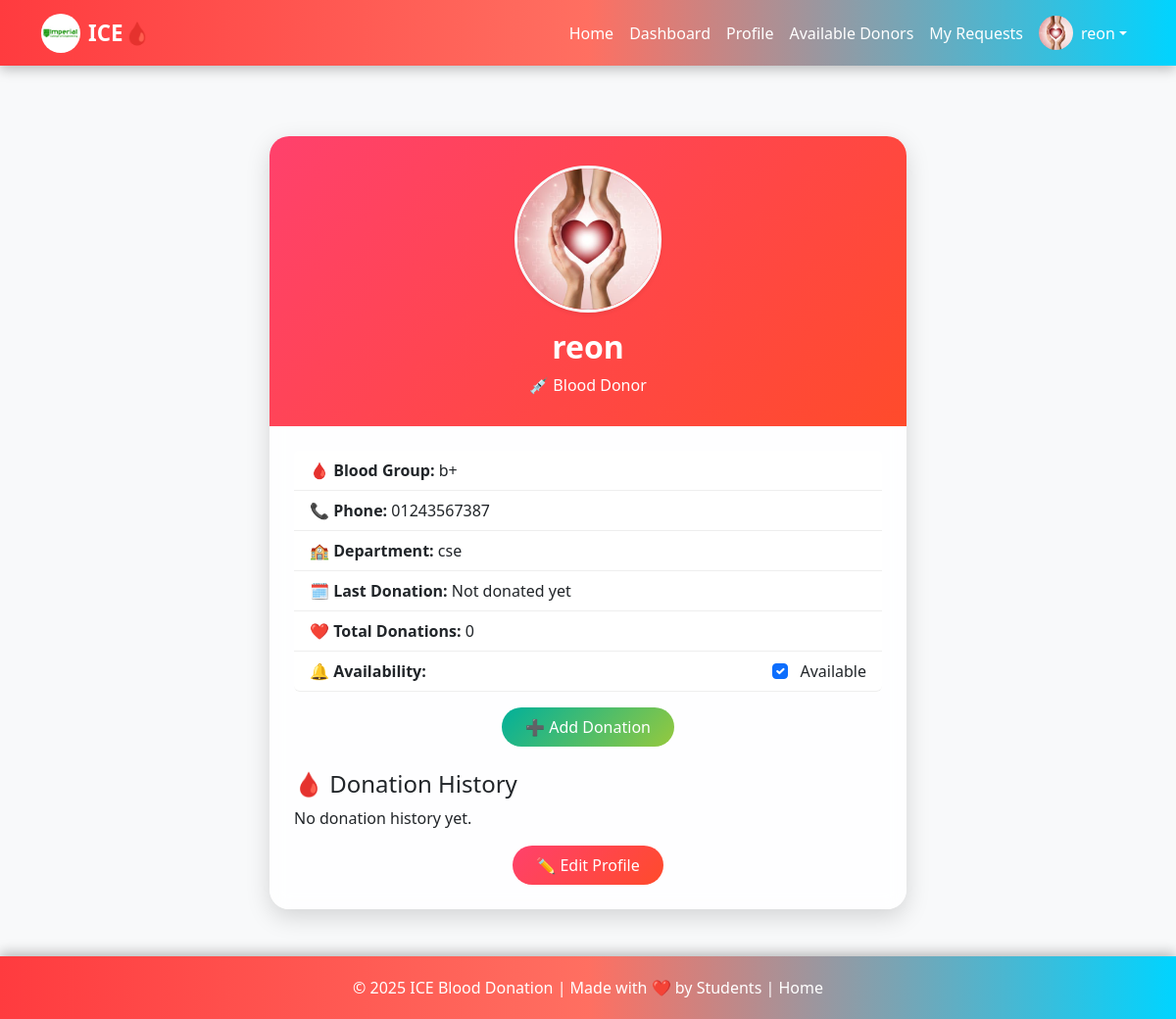
Before: /profile/ (signed in) with the older database file.
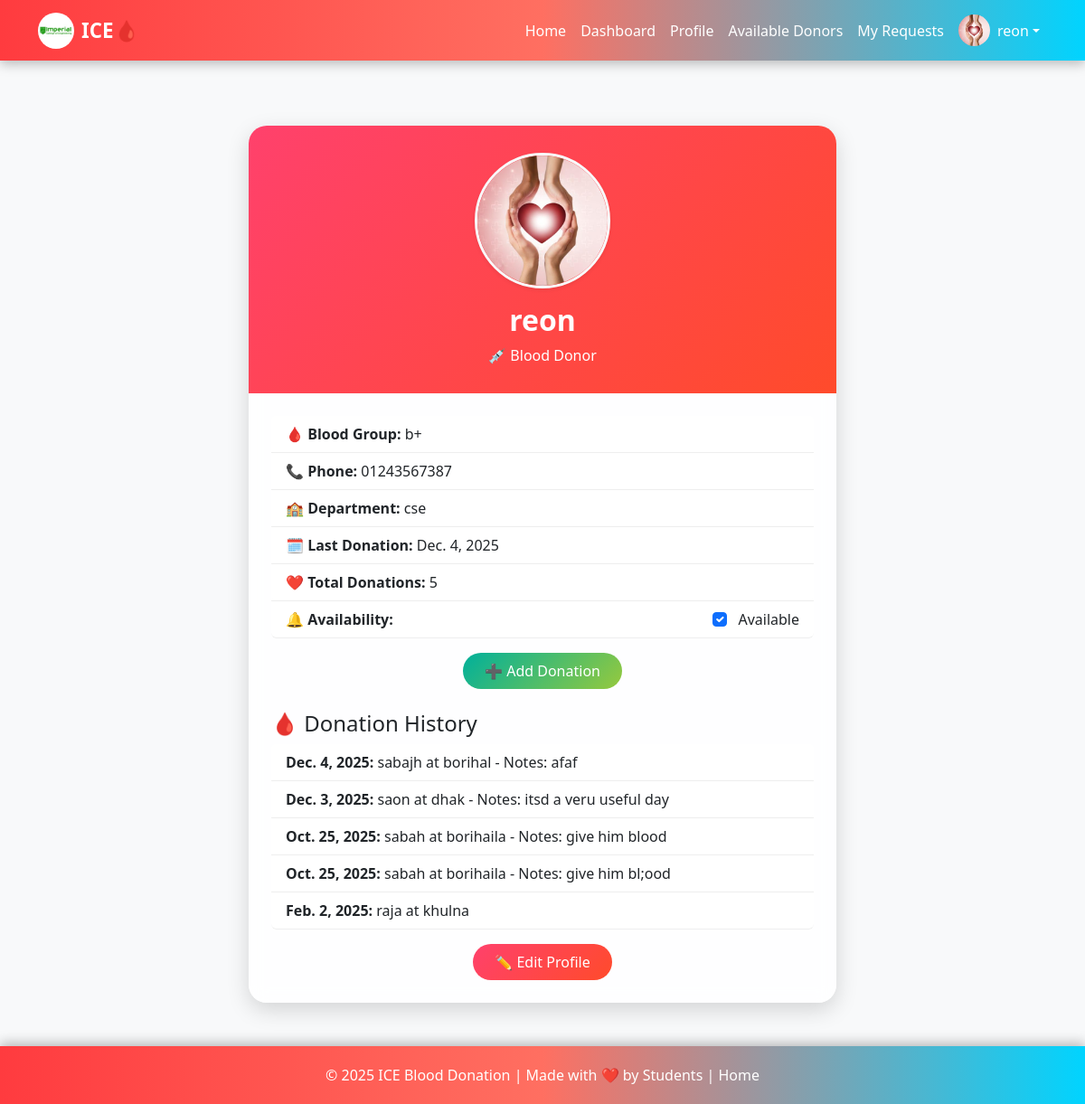
After: the same page with the newer database file.
### blood/models.py (models this page shows, shortened)
class Donor(models.Model):
    user = models.OneToOneField(User, on_delete=models.CASCADE)
    blood_group = models.CharField(max_length=5)
    phone = models.CharField(max_length=15)
    department = models.CharField(max_length=100)
    available = models.BooleanField(default=True)
    last_donation_date = models.DateField(null=True, blank=True)
    donation_count = models.IntegerField(default=0)
    profile_pic = models.ImageField(upload_to='profile_pics/', null=True, blank=True)

class DonationHistory(models.Model):
    donor = models.ForeignKey(Donor, on_delete=models.CASCADE, related_name='donations')
    receiver_name = models.CharField(max_length=100, blank=True)
    location = models.CharField(max_length=200, blank=True)
    date = models.DateField(default=timezone.now)
    notes = models.TextField(blank=True)

### blood/views.py (the view)
# urls.py: path('profile/', views.profile, name='profile'),
@login_required
def profile(request):
    try:
        donor_profile = Donor.objects.get(user=request.user)
    except Donor.DoesNotExist:
        return redirect('create_donor_profile')
    last_donation = DonationHistory.objects.filter(donor=donor_profile).order_by('-date').first()
    donor_profile.last_donation_date = last_donation.date if last_donation else None
    donor_profile.donation_count = DonationHistory.objects.filter(donor=donor_profile).count()
    return render(request, 'blood/profile.html', {'donor_profile': donor_profile})

### blood/templates/blood/profile.html (shortened to what this page needs)
{% extends 'blood/base.html' %}
{% block content %}
<div class="container py-5">
    {% if donor_profile %}
    <div class="profile-card mx-auto" style="max-width: 650px;">
        <div class="profile-header text-center">
            <img src="{% if donor_profile.profile_pic %}{{ donor_profile.profile_pic.url }}{% else %}https://via.placeholder.com/150{% endif %}"
                 class="rounded-circle border border-3 border-light shadow-sm mb-3"
                 style="width:150px; height:150px; object-fit:cover;" alt="Profile Picture">
            <h2>{{ request.user.username }}</h2>
            <p class="mb-0">💉 Blood Donor</p>
        </div>
        <div class="profile-body">
            <ul class="list-group mb-3">
                <li class="list-group-item"><strong>🩸 Blood Group:</strong> {{ donor_profile.blood_group }}</li>
                <li class="list-group-item"><strong>📞 Phone:</strong> {{ donor_profile.phone }}</li>
                <li class="list-group-item"><strong>🏫 Department:</strong> {{ donor_profile.department }}</li>
                <li class="list-group-item"><strong>🗓 Last Donation:</strong> {{ donor_profile.last_donation_date|default:"Not donated yet" }}</li>
                <li class="list-group-item"><strong>❤️ Total Donations:</strong> {{ donor_profile.donation_count }}</li>
                <li class="list-group-item d-flex align-items-center justify-content-between">
                    <strong>🔔 Availability:</strong>
                    <div>
                        <input type="checkbox" id="availabilityToggle" class="form-check-input"
                               {% if donor_profile.available %}checked{% endif %}>
                        <label for="availabilityToggle" class="ms-2">{{ donor_profile.available|yesno:"Available,Not Available" }}</label>
                    </div>
                </li>
            </ul>
            <div class="text-center mb-3">
                <a href="{% url 'add_donation' %}" class="btn btn-success px-4 py-2">➕ Add Donation</a>
            </div>
            <h4 class="mt-4">🩸 Donation History</h4>
            {% if donor_profile.donations.exists %}
                <ul class="list-group mb-3">
                    {% for donation in donor_profile.donations.all|dictsortreversed:"date" %}
                    <li class="list-group-item">
                        <strong>{{ donation.date }}:</strong>
                        {% if donation.receiver_name %}{{ donation.receiver_name }}{% else %}Unknown{% endif %}
                        at {% if donation.location %}{{ donation.location }}{% else %}Unknown Location{% endif %}
                        {% if donation.notes %}- Notes: {{ donation.notes }}{% endif %}
                    </li>
                    {% endfor %}
                </ul>
            {% else %}
                <p>No donation history yet.</p>
            {% endif %}
            <div class="text-center">
                <a href="{% url 'edit_profile' %}" class="btn btn-primary px-4 py-2">✏️ Edit Profile</a>
            </div>
        </div>
    </div>
    {% endif %}
</div>
{% endblock %}

### blood/templates/blood/base.html (shortened to what this page needs)
{% load static %}
<!DOCTYPE html>
<html lang="en">
<head>
    <link href="https://cdn.jsdelivr.net/npm/bootstrap@5.3.2/dist/css/bootstrap.min.css" rel="stylesheet">
</head>
<body>
<nav class="navbar navbar-expand-lg navbar-dark navbar-custom">
    <div class="container">
        <a class="navbar-brand" href="{% url 'dashboard' %}">
            <img src="{% static 'blood/images/ice logo.jpg' %}" alt="College Logo">
            ICE🩸
        </a>
        <div class="collapse navbar-collapse" id="navbarNav">
            <ul class="navbar-nav ms-auto align-items-center">
                <li class="nav-item"><a class="nav-link" href="{% url 'home' %}">Home</a></li>
                {% if user.is_authenticated %}
                    <li class="nav-item"><a class="nav-link" href="{% url 'dashboard' %}">Dashboard</a></li>
                    <li class="nav-item"><a class="nav-link" href="{% url 'profile' %}">Profile</a></li>
                    <li class="nav-item"><a class="nav-link" href="{% url 'donor_list' %}">Available Donors</a></li>
                    <li class="nav-item"><a class="nav-link" href="{% url 'donor_requests' %}">My Requests</a></li>
                    <li class="nav-item dropdown">
                        <a class="nav-link dropdown-toggle d-flex align-items-center" href="#" id="navbarDropdown" role="button" data-bs-toggle="dropdown" aria-expanded="false">
                            {% if user.donor.profile_pic %}
                                <img src="{{ user.donor.profile_pic.url }}" alt="Profile" class="navbar-profile-pic me-2">
                            {% else %}
                                <img src="https://via.placeholder.com/35" alt="Profile" class="navbar-profile-pic me-2">
                            {% endif %}
                            {{ user.username }}
                        </a>
                    </li>
                {% else %}
                    <li class="nav-item"><a class="nav-link" href="{% url 'login' %}">Login</a></li>
                    <li class="nav-item"><a class="nav-link" href="{% url 'register' %}">Register</a></li>
                {% endif %}
            </ul>
        </div>
    </div>
</nav>
<div class="content-wrapper container mt-4">
    {% block content %}{% endblock %}
</div>
<footer class="footer">
    <div class="container-fluid text-center">
        &copy; {{ year|default:2025 }} ICE Blood Donation | Made with ❤️ by Students | <a href="{% url 'home' %}">Home</a>
    </div>
</footer>
</body>
</html>

### blood/templates/blood/base.html (style rules this page uses)
html, body { margin: 0; padding: 0; min-height: 100vh; display: flex; flex-direction: column; background-color: #f8f9fa; }
.content-wrapper { flex: 1; }
.navbar-profile-pic { width: 35px; height: 35px; object-fit: cover; border-radius: 50%; }
.navbar-custom { background: linear-gradient(90deg, #ff3b3f, #ff6f61, #00d4ff); box-shadow: 0 4px 12px rgba(0,0,0,0.25); transition: 0.3s; }
.navbar-custom .nav-link { color: #fff; font-weight: 500; transition: 0.3s; }
.navbar-brand { font-weight: 700; font-size: 1.4rem; display: flex; align-items: center; }
.navbar-brand img { border-radius: 50%; margin-right: 8px; width: 40px; height: 40px; object-fit: cover; }
.footer { background: linear-gradient(90deg, #ff3b3f, #ff6f61, #00d4ff); color: #fff; padding: 20px 0; text-align: center; box-shadow: 0 -4px 12px rgba(0,0,0,0.25); width: 100%; }
.footer a { color: #fff; text-decoration: none; }

### blood/templates/blood/profile.html (style rules this page uses)
.profile-card { background: rgba(255, 255, 255, 0.85); backdrop-filter: blur(10px); border-radius: 20px; box-shadow: 0 8px 25px rgba(0,0,0,0.15); overflow: hidden; }
.profile-header { background: linear-gradient(135deg, #ff416c, #ff4b2b); color: white; padding: 30px 0; }
.profile-header h2 { font-weight: 600; }
.profile-body { padding: 25px; }
.list-group-item { border: none; border-bottom: 1px solid #eee; }
.btn-primary, .btn-success { border: none; border-radius: 30px; transition: 0.3s; }
.btn-primary { background: linear-gradient(135deg, #ff416c, #ff4b2b); }
.btn-success { background: linear-gradient(135deg, #00b09b, #96c93d); }
#availabilityToggle { cursor: pointer; }

Changed rows visible on the page:
changed Donor "cse": last_donation_date "Not donated yet" → "Dec. 4, 2025"; donation_count "0" → "5"
added DonationHistory: date "Dec. 4, 2025", receiver_name "sabajh", location "borihal", notes "afaf"
added DonationHistory: date "Dec. 3, 2025", receiver_name "saon", location "dhak", notes "itsd a veru useful day"
added DonationHistory: date "Oct. 25, 2025", receiver_name "sabah", location "borihaila", notes "give him blood"
added DonationHistory: date "Oct. 25, 2025", receiver_name "sabah", location "borihaila", notes "give him bl;ood"
added DonationHistory: date "Feb. 2, 2025", receiver_name "raja", location "khulna"
Other visible differences:
text no longer shown: "No donation history yet."
